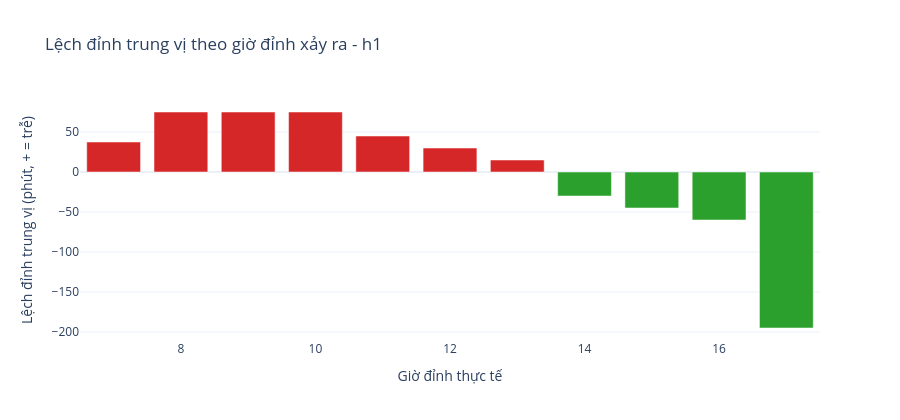

Notebook code for this chart:
### Markdown cell above
## 9. Lệch đỉnh nặng vào khung giờ nào trong ngày

Gộp `df_lech` (đã tính local từng ngày) theo giờ đỉnh thực tế xảy ra — không tính lại
RMSE gì thêm, chỉ tổng hợp lại con số local đã có.

### Code cell
w = df_lech.copy()
w['gio_dinh'] = pd.to_datetime(w['gio_dinh_thuc_te'], format='%H:%M').dt.hour

theo_gio = w.groupby('gio_dinh')['lech_phut'].agg(
    so_ngay='count', lech_trung_vi='median', lech_trung_binh='mean',
    so_ngay_dich_phai=lambda x: int((x > 0).sum()),
).reset_index()
theo_gio['ty_le_dich_phai_%'] = (theo_gio['so_ngay_dich_phai'] / theo_gio['so_ngay'] * 100).round(1)

print("--- LECH DINH THEO KHUNG GIO DINH XAY RA (tu bang local, khong RMSE) ---")
display(theo_gio.round(2))

fig3 = go.Figure()
fig3.add_trace(go.Bar(x=theo_gio['gio_dinh'], y=theo_gio['lech_trung_vi'],
                      marker_color=['#d62728' if v > 0 else '#2ca02c' for v in theo_gio['lech_trung_vi']],
                      name='Lệch đỉnh trung vị (phút)'))
fig3.update_layout(title=f'Lệch đỉnh trung vị theo giờ đỉnh xảy ra - h{HORIZON_XEM}',
                   xaxis_title='Giờ đỉnh thực tế', yaxis_title='Lệch đỉnh trung vị (phút, + = trễ)',
                   height=420, template='plotly_white')
fig3.show()

_gio_te = int(theo_gio.loc[theo_gio['lech_trung_vi'].abs().idxmax(), 'gio_dinh'])
print(f"Giờ có lệch đỉnh trung vị lớn nhất: {_gio_te} giờ")
theo_gio.to_csv(f'{OUTPUT_DIR}/lech_dinh_theo_gio_h{HORIZON_XEM}.csv', index=False)
print(f"Đã lưu {OUTPUT_DIR}/lech_dinh_theo_gio_h{HORIZON_XEM}.csv")

### Figure 1 — Plotly figure (JSON) as saved in the notebook; plotly's stock layout.template omitted (floating-point values rounded to 4 significant figures)
{"data": [{"marker": {"color": ["#d62728", "#d62728", "#d62728", "#d62728", "#d62728", "#d62728", "#d62728", "#2ca02c", "#2ca02c", "#2ca02c", "#2ca02c"]}, "name": "Lệch đỉnh trung vị (phút)", "type": "bar", "x": [7, 8, 9, 10, 11, 12, 13, 14, 15, 16, 17], "y": [37.5, 75.0, 75.0, 75.0, 45.0, 30.0, 15.0, -30.0, -45.0, -60.0, -195.0]}], "layout": {"height": 420, "title": {"text": "Lệch đỉnh trung vị theo giờ đỉnh xảy ra - h1"}, "xaxis": {"title": {"text": "Giờ đỉnh thực tế"}}, "yaxis": {"title": {"text": "Lệch đỉnh trung vị (phút, + = trễ)"}}}}
